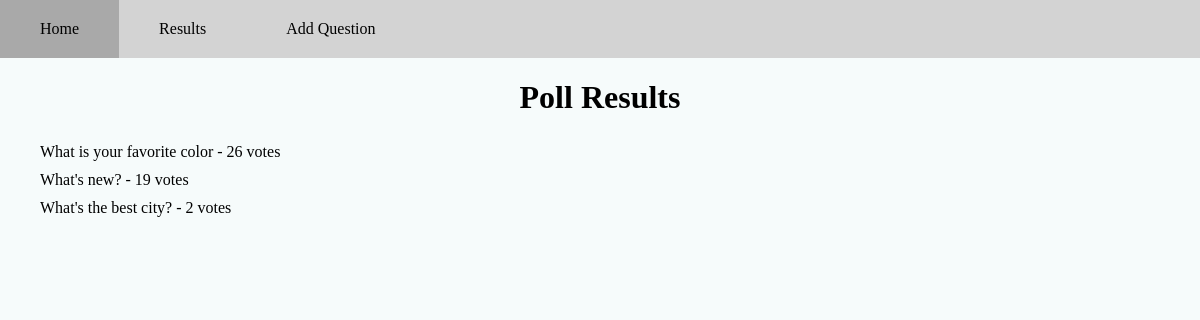
Screenshot of /polls/allResults/ with the database file from the repository.
### polls/models.py (models this page shows, shortened)
class Question(models.Model):
    question_text = models.CharField(max_length=200)
    pub_date = models.DateTimeField("Date published", default=timezone.now())
    total_votes = models.IntegerField(default=0)

### polls/views.py (the view)
# urls.py: path("allResults/", views.allResults, name="allResults"),
def allResults(request):
    question_list = Question.objects.order_by("-total_votes")
    return render(request, "polls/allResults.html", {"question_list": question_list})

### polls/templates/polls/allResults.html
{% extends 'polls/base.html' %}
{% block content %}
<body>
    <h1 id="title">Poll Results</h1>
    <ul>
        {% for question in question_list %}
        <li class="mainList">
            <a class="mainList" href="{% url 'polls:results' question.id %}">
                {{ question.question_text}} - {{question.total_votes}} votes
            </a>
        </li>
        {% endfor %}
    </ul>
</body>
{% endblock content %}

### polls/static/css/style.css (style rules this page uses)
#title { text-align: center; }
body { margin: 0; background-color: #f6fbfb; }
a { text-decoration: none; color: black; }
li.mainList { padding-top: 5px; padding-bottom: 5px; list-style-type: none; }

### rows the page displays
Question: question_text "What is your favorite color", total_votes "26"
Question: question_text "What's new?", total_votes "19"
Question: question_text "What's the best city?", total_votes "2"
